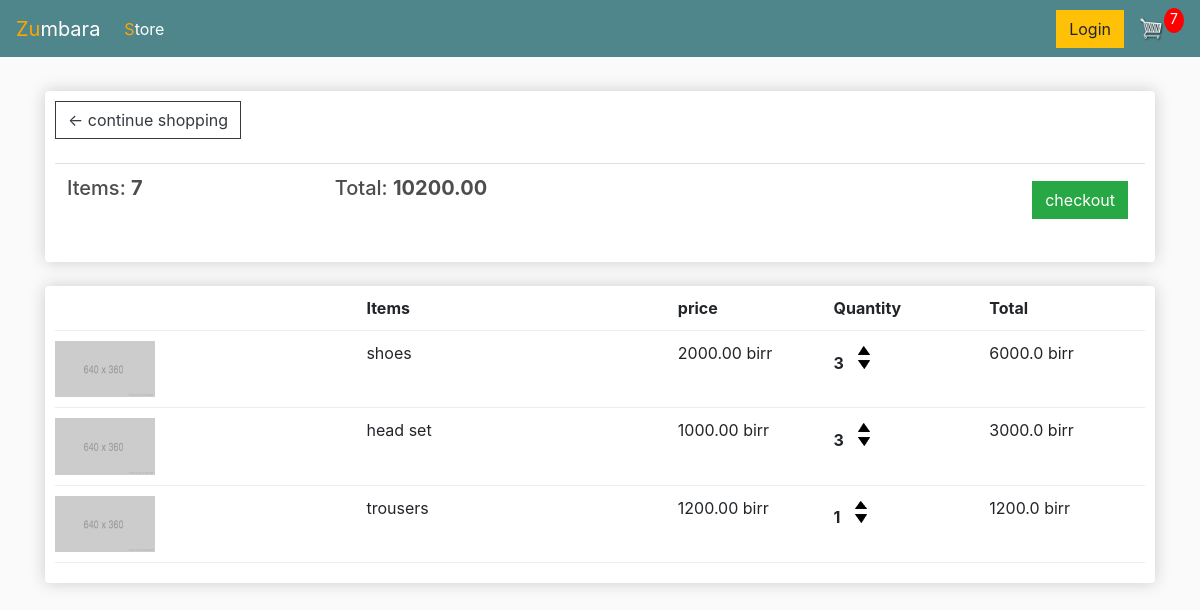
The app's page /cart/ (signed in), older data.
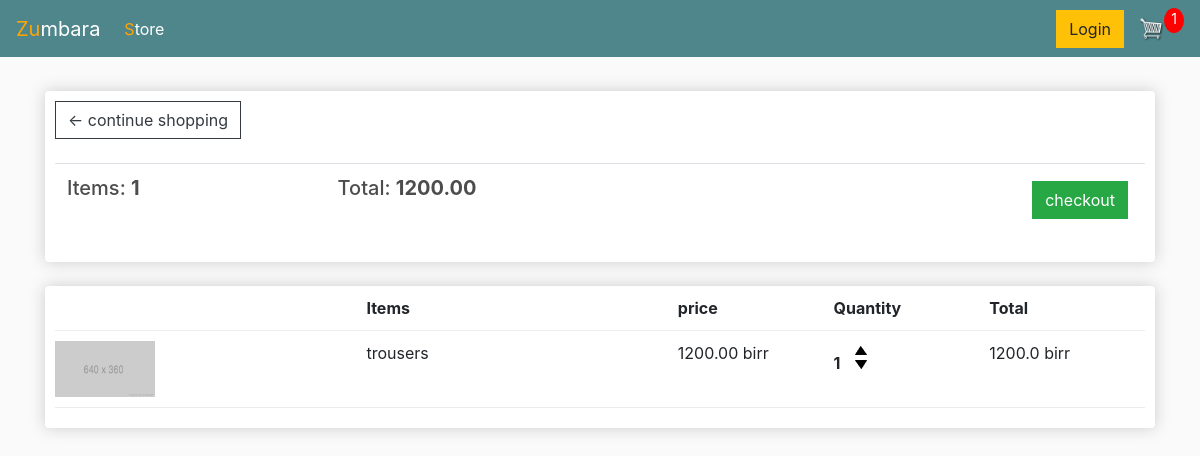
The same page, newer data.
### store/models.py (models this page shows, shortened)
class Order(models.Model):
    customer = models.ForeignKey(Customer, on_delete=models.SET_NULL, blank=True, null=True)
    date_ordered = models.DateTimeField(auto_now_add=True)
    complete = models.BooleanField(default=False, null=True, blank=True)
    transaction_id = models.CharField(max_length=100, null=True)
    @property
    def get_cart_total(self):
        orderitems = self.orderitem_set.all()
        total = sum([item.get_total for item in orderitems])
        return total
    @property
    def get_cart_items(self):
        orderitems = self.orderitem_set.all()
        total = sum([item.quantity for item in orderitems])
        return total

class OrderItem(models.Model):
    product = models.ForeignKey(Product, on_delete=models.SET_NULL, blank=True, null=True)
    order = models.ForeignKey(Order, on_delete=models.SET_NULL, null=True, blank=True)
    quantity = models.IntegerField(default=0 , null=True, blank=True)
    date_added = models.DateTimeField(auto_now_add=True)
    @property
    def get_total(self):
        total=self.product.price * self.quantity
        return total

class Product(models.Model):
    name = models.CharField(max_length=100)
    price = models.FloatField()
    digital = models.BooleanField(default=False, null=True, blank=True)

### store/views.py (the view)
# urls.py: path('cart/', views.cart, name="cart"),
def cart(request):
    if request.user.is_authenticated:
        customer = request.user.customer
        order,create = Order.objects.get_or_create(customer=customer, complete=False)
        items = order.orderitem_set.all()
        cartItems = order.get_cart_items
    else:
        items = []
        order = {'get_cart_items': 0, 'get_cart_total': 0, 'shipping':False}
        cartItems =order['get_cart_items']
    context = {'items':items, 'order': order, 'cartItems':cartItems}
    return render(request, 'store/cart.html', context)

### store/templates/store/cart.html (shortened to what this page needs)
{% extends 'store/main.html' %}
{% load static %}
    {% block content %}
    <div class="row">
        <div class="col-lg-12">
            <div class="box-element">
                <a class="btn btn-outline-dark" href="{% url 'store' %}">&#x2190; continue shopping</a>
                <br>
                <br>
                <table class="table">
                    <tr>
                        <th><h5>Items: <strong>{{order.get_cart_items}}</strong></h5></th>
                        <th><h5>Total: <strong>{{order.get_cart_total|floatformat:2}}</strong></h5></th>
                        <th>
                            <a style="float: right; margin: 5px;" class="btn btn-success" href="{% url 'checkout' %}">checkout</a>
                        </th>
                    </tr>
                </table>
            </div>
            <br>
            <div class="box-element">
                <div class="cart-row">
                    <div style="flex: 2;"></div>
                    <div style="flex: 2;"><strong>Items</strong></div>
                    <div style="flex: 1;"><strong>price</strong></div>
                    <div style="flex: 1;"><strong>Quantity</strong></div>
                    <div style="flex: 1;"><strong>Total</strong></div>
                </div>
                {% for item in items %}
                <div class="cart-row">
                    <div style="flex:2"><img class="row-image"  src="{% static 'images/placeholder.png' %}"></div>
                    <div style="flex:2"><p>{{item.product.name}}</p></div>
                    <div style="flex:1"><p>{{item.product.price|floatformat:2}} birr</p></div>
                    <div style="flex:1">
                        <p class="quantity">{{item.quantity}}</p>
                        <div class="quantity">
                            <img class="chg-quantity update-cart" data-product = "{{item.product.id}}" data-action="add"  src="{% static  'images/arrow-up.png' %}">
                            <img class="chg-quantity update-cart" data-product = "{{item.product.id}}" data-action="remove"  src="{% static  'images/arrow-down.png' %}">
                        </div>
                    </div>
                    <div style="flex:1"><p>{{item.get_total}} birr</p></div>
                </div>
                {% endfor %}
            </div>
        </div>
    </div>
    {% endblock content %}

### store/templates/store/main.html (shortened to what this page needs)
{% load static %}
<html>
<head>
	<link rel="stylesheet" href="https://stackpath.bootstrapcdn.com/bootstrap/4.4.1/css/bootstrap.min.css">
	<link rel="stylesheet" type="text/css" href="{% static 'css/main.css' %}">
</head>
<body>
	<nav class="navbar navbar-expand-lg navbar-dark bg-dark">
	  <a class="navbar-brand" href="{% url 'store' %}"><span>zu</span>mbara</a>
	  <div class="collapse navbar-collapse" id="navbarSupportedContent">
	    <ul class="navbar-nav mr-auto">
	      <li class="nav-item active">
	        <a class="nav-link" href="{% url 'store' %}"><span>s</span>tore</a>
	      </li>
	    </ul>
      <div class="form-inline my-2 my-lg-0">
        <a href="#"class="btn btn-warning">Login</a>
        <a href="{% url 'cart' %}">
         <img  id="cart-icon" src="{% static 'images/cart.png' %}">
       </a>
       <p id="cart-total">{{cartItems}}</p>
     </div>
	  </div>
	</nav>
     <div class="container">
            <br>
            {% block content %}
            {% endblock content %}
         </div>
</body>
</html>

### store/Static/css/main.css (style rules this page uses)
:root { --orange:#ffa500; }
body { background-color: hsl(0, 0%, 98%); }
h1,h2,h3,h4,h5,h6 { color:hsl(0, 0%, 30%); }
.box-element { box-shadow:hsl(0, 0%, 80%) 0 0 16px; background-color: #fff; border-radius: 4px; padding: 10px; }
span { color: var(--orange); text-transform: capitalize; }
.bg-dark { background-color: #4f868c!important; }
#cart-icon { width:25px; display: inline-block; margin-left: 15px; }
#cart-total { display: block; text-align: center; color:#fff; background-color: red; width: 20px; height: 25px; border-radius: 50%; font-size: 14px; }
.col-lg-4, .col-lg-6, .col-lg-8, .col-lg-12 { margin-top: 10px; }
.btn { border-radius: 0; }
.row-image { width: 100px; }
.cart-row { display: flex; align-items: flex-stretch; padding-bottom: 10px; margin-bottom: 10px; border-bottom: 1px solid #ececec; }
.quantity { display: inline-block; font-weight: 700; padding-right:10px; }
.chg-quantity { width: 12px; cursor: pointer; display: block; margin-top: 5px; transition:.1s; }

Row changes from the older to the newer data that the page shows:
removed OrderItem: product.name "shoes", product.price "2000.00", quantity "3", get_total "6000.0"
removed OrderItem: product.name "head set", product.price "1000.00", quantity "3", get_total "3000.0"
computed for Order: get_cart_items "7" → "1"; get_cart_total "10200.00" → "1200.00"
Text that changed along with them:
{{ cartItems }}: "7" → "1"
